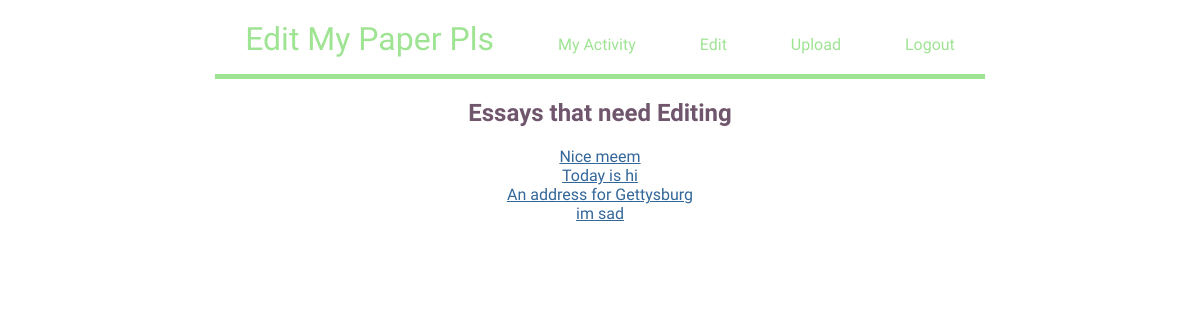
The page /edit on the database as committed earlier.
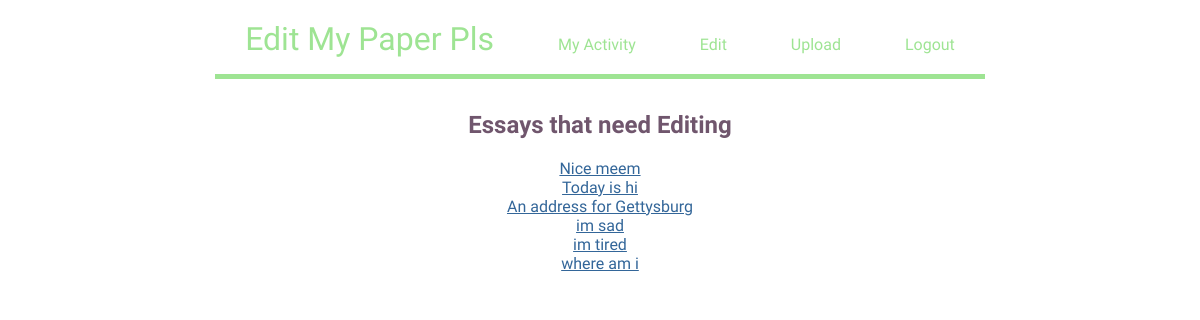
The same page on the database as committed later.
### tables this page shows
CREATE TABLE PAPERS(PAPER_ID INT PRIMARY KEY, AUTHOR_ID INT, TITLE TEXT, CONTENT TEXT);

### main.py (the view)
@app.route("/edit")
def edit():
    return render_template("edit.html", allessays = db.getEsssayList())

### utils/dbhelper.py (called while the page is built)
def getEsssayList():
    cur.execute("SELECT * FROM PAPERS")
    result = cur.fetchall()
    papers = [{"id" : paper[0], "title" : paper[2]} for paper in result]
    return papers

### templates/edit.html (shortened to what this page needs)
{% extends "layout.html" %}
{% block content %}
<h2>Essays that need Editing</h2>
            {% for essay in allessays %}
             <a href="/essay/{{essay['id']}}">{{essay['title']}}</a> <br />
            {% endfor %}
{% endblock %}

### templates/layout.html (shortened to what this page needs)
<!DOCTYPE html>
<html>
    <head>
        <link rel="stylesheet" type="text/css" href="/static/css/style.css">
    </head>
    <wrapper>
    <body>
        <header>
            <nav>
                <a href="/"> <h1>Edit My Paper Pls</h1> </a>
                <a href="/activity"> My Activity </a>
                <a href="/edit"> Edit </a>
                <a href="/upload"> Upload </a>
                <a href="/logoff"> Logout </a>
            </nav>
        </header>
        <div id="content">
            {% block content %}
            {% endblock %}
        </div>
    </body>
        </wrapper>
</html>

### static/css/style.css (style rules this page uses)
@media only screen and (min-width: 926px) { body { min-width:100% align:center; margin:0; padding: 0; } }
@media only screen and (min-width: 926px) { wrapper { font-family: 'Quicksand', sans-serif; text-align: center; display: grid; min-height:100%; width: 90%; max-width: 1500px; margin-right:5%; margin-left:5%; min-height: 100%; display: grid; grid-template-columns: 100%; grid-template-rows: 30% 70%; grid-gap: 10px; grid-template-areas: "header" "content" } }
@media only screen and (min-width: 926px) { html { font-family: 'Quicksand', sans-serif; min-width:100%; min-height:100%; align:center; } }
@media only screen and (min-width: 926px) { nav { display:inline; width: 100%; height:100%; border-bottom: 5px solid #9EE493; padding-bottom: 20px; } }
@media only screen and (min-width: 926px) { header { margin-top: 20px; margin-bottom: 20px; display:block; width:100%: } }
@media only screen and (min-width: 926px) { nav a { text-decoration: none; padding: 30px; padding-top:30px; display:inline; color: #9EE493; } }
@media only screen and (min-width: 926px) { a h1 { text-decoration: none; font-weight:normal; font-size: 2em; display:inline; color: #9EE493; } }
@media only screen and (min-width: 926px) { h2 { color:#70566D; } }
@media only screen and (min-width: 926px) { h1 { color: #9EE493; } }
@media only screen and (min-width: 926px) { a { color: #336699; } }
@media only screen and (min-width: 926px) { #content { margin-left:40px; margin-right:40px; } }

Rows that differ between the two databases and show on the page:
added PAPERS: title "im tired"
added PAPERS: title "where am i"
